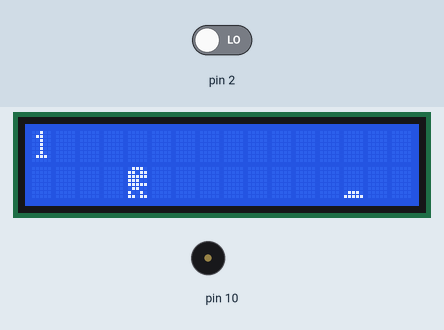
Recording of a sketch running on a simulated Arduino Uno, built with avr-gcc and run on an emulated ATmega328P. Parts: 16×2 character LCD, buzzer (waves = sounding). The test bench sets the inputs (shaded band); at power-on: pin 2 LOW. Random numbers use the default seed unless the sketch sets one.

Above: at 1.7 s.
1.8 s: pin 2 driven HIGH
At 2.18 s:
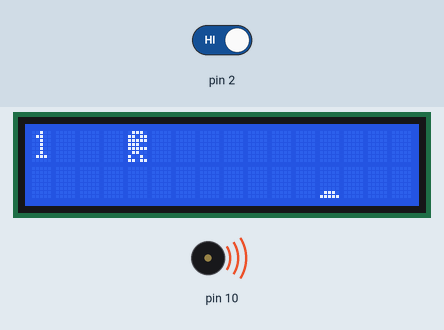
4.8 s: pin 2 driven LOW
At 9.8 s:
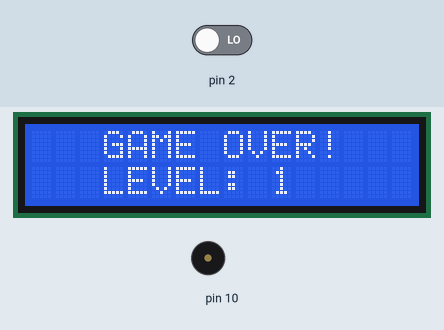
10.8 s: pin 2 driven HIGH
At 19.96 s:
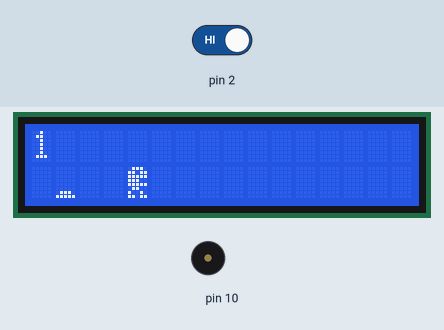
Timing chart, 0 to 21.8 s (numbered marks = the images above; inputs shaded):
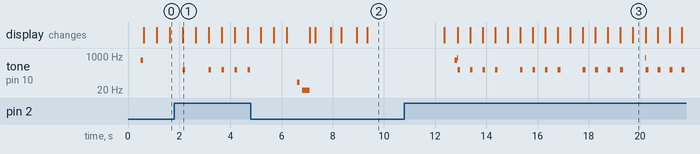

Measured:
- after the input at 1.8 s, tone on pin 10: goes 200 Hz 0.10 s, silent 0.92 s, 3 × (200 Hz 0.10 s, silent 0.41 s), 200 Hz 0.10 s, then silent, starting after 0.33 s
- what the display in image 1 shows lasts 0.5 s, from 2.1 s to 2.6 s

The sketch:

dino.ino
```cpp
#include <Wire.h>
#include <LiquidCrystal_I2C.h>

LiquidCrystal_I2C LCD(0x27, 16, 2);

int level = 1;       // переменная для отсчета уровня
int pause = 400; // переменная для задержки
byte p = 0;          // переменная для времени прыжка

// создаем массивы дракончика, дерева, камня и птицы
byte dracon[8] = {
 0b01110, 0b11011, 0b11111, 0b11100, 0b11111, 0b01100, 0b10010, 0b11011
};
byte derevo[8] = {
 0b00000, 0b00000, 0b00000, 0b11011, 0b11011, 0b11011, 0b01100, 0b01100
};
byte kamen[8] = {
 0b00000, 0b00000, 0b00000, 0b00000, 0b00000, 0b00000, 0b01110, 0b11111
};
byte ptica[8] = {
 0b00100, 0b00101, 0b01111, 0b11111, 0b10100, 0b00100, 0b00000, 0b00000
};

void setup() {
  pinMode(10, OUTPUT);
   pinMode (2, INPUT);
   digitalWrite(2, LOW);     // подключаем кнопку;
 LCD.init();                        // инициализация LCD дисплея
 LCD.backlight();              // включение подсветки дисплея

 // создаем символы дракончика, дерева, камня и птицы
 LCD.createChar(0, dracon);
 LCD.createChar(1, derevo);
 LCD.createChar(2, kamen);
 LCD.createChar(3, ptica);

 // начинаем игру: выводим надпись GO!
 LCD.setCursor(7, 0);
 LCD.print("GO!");
 delay(400);
 tone(10, 600);
 delay(100);
 noTone(10);
 LCD.clear();
}

void loop() {
   // первоначальное положение дракончика и препятствия
  byte d = 1;
  byte x = 15;
  byte y = 1;
  // выбираем препятствие, которое появится, рандомно
  byte i = random (1, 4);
  if (i == 3) y = 0;
  else y = 1;

  while (x > 0) {
    // очищаем экран и выводим номер уровня
    LCD.clear();
    LCD.setCursor(0, 0);
    LCD.print(level);

    // считываем данные с кнопки и учитываем количество циклов в прыжке
    // если дакончик находится в прыжке долго - возвращаем его вниз
if (digitalRead(2) == HIGH) d = 0;
if (digitalRead(2) == LOW) d = 1;
    if (p > 3) d = 1;

    // выводим дракончика в нужной строке
    LCD.setCursor(4, d);
    LCD.print(char(0));
    // выводим препятствие
    LCD.setCursor(x, y);
    tone(10, 50);
    LCD.print(char(i));
    noTone(10);

    // если дракончик наткнулся на препятствие выводим надпись GAME OVER!
    if (x == 4 && y == d) {
      delay(400);
      tone(10, 50);
      delay(100);
      noTone(10);
      delay(100);
      tone(10, 20);
      delay(300);
      noTone(10);
      LCD.clear();
      delay(200);
      LCD.setCursor(3, 0);
      LCD.print("GAME OVER!");
      delay(600);
      LCD.clear();
      delay(400);
      LCD.setCursor(3, 0);
      LCD.print("GAME OVER!");
      delay(600);
      LCD.clear();
      LCD.setCursor(3, 1);
      LCD.print("LEVEL: ");
      LCD.print(level);
      delay(400);
      LCD.setCursor(3, 0);
      LCD.print("GAME OVER!");
      delay(3000);
      LCD.clear();

      // начинаем игру заново, обнулив уровень игры
      LCD.setCursor(7, 0);
      LCD.print("GO!");
      delay(400);
      tone(10, 600);
      delay(100);
      noTone(10);
      LCD.clear();

      level = 0;
      pause = 400;
      p = 0;
      y = 1;
      x = 0;
      break;
    }

    // если дракончик прыгнул, издаем звук
    if (d == 0) { tone(10, 200); delay(100); noTone(10); }
    else { delay(100); }

    // если дракончик не столкнулся, то меняем положение препятствия
    // начинаем считать сколько циклов дракончик находится в прыжке
    delay(pause);
    x = x - 1;
    p = p + 1;
    if (p > 4) p = 0;
 }

  // переходим на следующий уровень и сокращаем время задержки
  tone(10, 800);
  delay(20);
  level = level + 1;
  pause = pause - 20;
  if (pause < 0) pause = 0;
}
```
